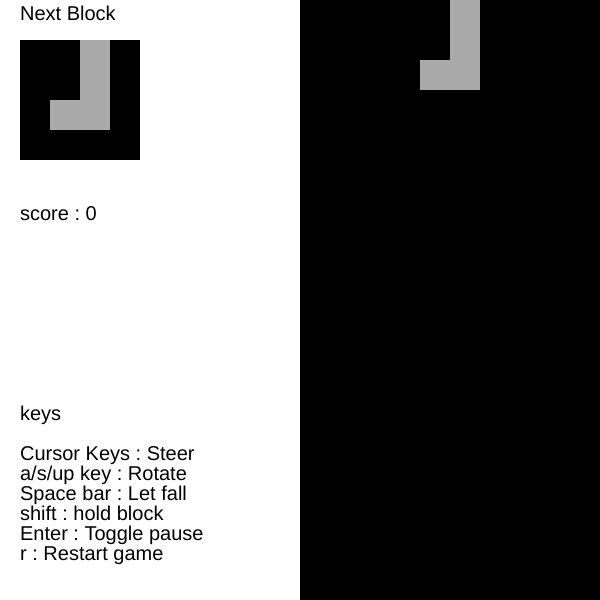
Frame 1 (no input)
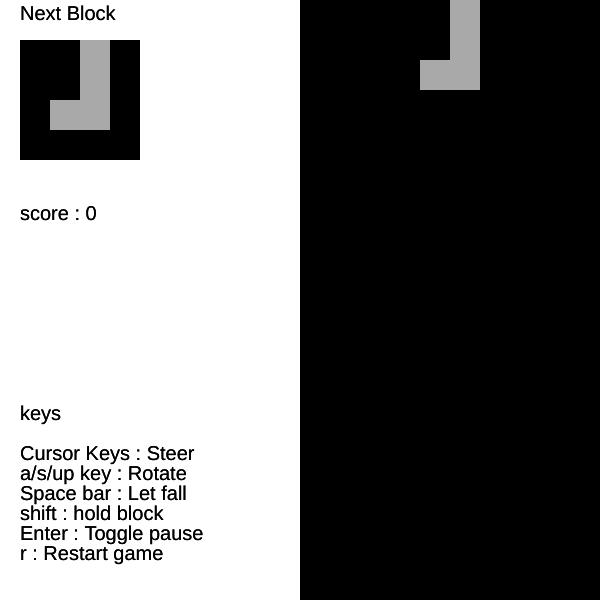
Frame 2 (the mouse pressed at the canvas centre, redrawn once)

The p5.js sketch that drew these frames (run headless with seeded random() and noise() and a simulated clock; the mouse was pressed at the canvas centre and the sketch redrawn once):

// p5.js sketch
// ── sketch.js
var BOARD_WIDTH = 10;
var BOARD_HEIGHT = 20;

var BLOCK_WIDTH = 30;
var BLOCK_HEIGHT = 30;

var FALLING_TIME = 400;

var KEY_ENTER = 13;
var KEY_SPACE = 32;
var KEY_LEFT = 37;
var KEY_RIGHT = 39;
var KEY_DOWN = 40;
var KEY_UP = 38;
var KEY_A = 65;
var KEY_S = 83;
var KEY_R = 82;


var BLOCKS = [
  [
    [0,0,0,0],
    [0,1,1,0],
    [0,1,1,0],
    [0,0,0,0],
  ],
  [
    [0,0,1,0],
    [0,0,1,0],
    [0,0,1,0],
    [0,0,1,0],
  ],
  [
    [0,0,0,0],
    [0,1,1,0],
    [0,0,1,1],
    [0,0,0,0],
  ],
  [
    [0,0,0,0],
    [0,0,1,1],
    [0,1,1,0],
    [0,0,0,0],
  ],
  [
    [0,0,1,0],
    [0,1,1,0],
    [0,0,1,0],
    [0,0,0,0],
  ],
  [
    [0,1,0,0],
    [0,1,0,0],
    [0,1,1,0],
    [0,0,0,0],
  ],
  [
    [0,0,1,0],
    [0,0,1,0],
    [0,1,1,0],
    [0,0,0,0],
  ]
];

var game;

function rotateRight(block){
  return [
    [block[3][0],block[2][0],block[1][0],block[0][0]],
    [block[3][1],block[2][1],block[1][1],block[0][1]],
    [block[3][2],block[2][2],block[1][2],block[0][2]],
    [block[3][3],block[2][3],block[1][3],block[0][3]]
  ];
}

function rotateLeft(block){
  return [
    [block[0][3],block[1][3],block[2][3],block[3][3]],
    [block[0][2],block[1][2],block[2][2],block[3][2]],
    [block[0][1],block[1][1],block[2][1],block[3][1]],
    [block[0][0],block[1][0],block[2][0],block[3][0]]
  ];
}

function intersectCheck(y,x,block,board){
  for(var i = 0; i < 4; i++){
    for(var j = 0; j < 4; j++){
      if(block[i][j]){
        if( i + y >= BOARD_HEIGHT || j + x >= BOARD_WIDTH || j + x < 0 || board[y+i][x+j]){
          return true; /* 움직였을 때 어떤 물체 또는 board 끝에 겹침을 뜻함*/
        }
      }
    }
  }
  return false;
}

function applyBlock(y,x,block,board){
  var newBoard = [];

  for(var i =0; i<BOARD_HEIGHT; i++){
    newBoard[i] = board[i].slice();
  }

  for(var i = 0; i < 4; i++){
    for(var j = 0; j < 4; j++){
      if(block[i][j]){
        newBoard[i+y][j+x] = 1;
      }
    }
  }
  return newBoard;
}

function deleteLine(board){
    var newBoard = [];
    var count = BOARD_HEIGHT;
    for(var i=BOARD_HEIGHT; i --> 0;){
      for(var j=0; j<BOARD_WIDTH; j++){
        if(!board[i][j]){/* 0인 성분이 있으면 한줄이 다 안 채워진 것이므로 붙여넣기 해 준다.*/
          /*--count로 아래부터 새로운 board를 채워주는 이유는 맨 아래줄부터 1로 채워진 줄이 있다면 자동적으로
          새로운 board에는 추가되지 않기 때문이다. 이 이후에 맨위부터 count까지는 0으로 채워 주어야 한다.*/
          newBoard[--count] = board[i].slice();
          break;
        }
      }
    }

    for(var i = 0; i < count; i++){
      newBoard[i] = [];
      for(var j = 0; j < BOARD_WIDTH; j++){
        newBoard[i][j] = 0;
      }
    }

    return {
      'board' : newBoard,
      'deletedLineCount' : count
    };
}

function randomBlock(){
  return BLOCKS[Math.floor(Math.random()*BLOCKS.length)];
}

function TetrisGame(){
  this.blockX = 3;
  this.blockY = 0;
  this.isGameOver = false;
  this.isPause = false;
  this.score = 0;
  this.currentBlock = randomBlock();
  this.nextBlock = randomBlock();
  this.holdable = true;
  this.holdBlock = [
    [0,0,0,0],
    [0,0,0,0],
    [0,0,0,0],
    [0,0,0,0]
  ];

  this.board = [];

  for(var i = 0; i < BOARD_HEIGHT; i++){
    this.board[i] = [];
    for(var j = 0; j< BOARD_WIDTH; j++){
      this.board[i][j] = 0;
    }
  }
}

/*interval 함수의 인자로 쓰일 함수이다. 시간 간격 이후에 할 일을 정의한다.*/
TetrisGame.prototype.go = function() {
  if(this.getisGameover()){
    return false;
  }

  if(intersectCheck(this.blockY + 1, this.blockX ,this.currentBlock, this.board)){
    this.board = applyBlock(this.blockY, this.blockX ,this.currentBlock, this.board);
    var r = deleteLine(this.board);
    this.board = r.board;
    this.score += r.deletedLineCount*r.deletedLineCount*10;
    this.setHoldable(true);
    if(intersectCheck( 0, 3 ,this.nextBlock, this.board)){
      this.setIsGameover(true);
    }else{
      this.currentBlock = this.nextBlock;
      this.nextBlock = randomBlock();
      this.blockX = 3;
      this.blockY = 0;
    }
  }else{
    this.blockY += 1;

  }
  return true;
}

TetrisGame.prototype.steerLeft = function() {
if(!intersectCheck(this.blockY, this.blockX - 1 ,this.currentBlock, this.board)){
   this.blockX -= 1;
}
}

TetrisGame.prototype.steerRight = function() {
if(!intersectCheck(this.blockY, this.blockX + 1 ,this.currentBlock, this.board)){
   this.blockX += 1;
}
}

TetrisGame.prototype.steerDown = function() {
if(!intersectCheck(this.blockY+1, this.blockX ,this.currentBlock, this.board)){
   this.blockY += 1;
}
}

TetrisGame.prototype.rotateLeft = function() {
var newBlock = rotateLeft(this.currentBlock);
if(!intersectCheck(this.blockY, this.blockX ,newBlock, this.board)){
   this.currentBlock = newBlock;
}
}

TetrisGame.prototype.rotateRight = function() {
var newBlock = rotateRight(this.currentBlock);
if(!intersectCheck(this.blockY, this.blockX ,newBlock, this.board)){
   this.currentBlock = newBlock;
}
}

TetrisGame.prototype.letFall = function() {
  while(!intersectCheck(this.blockY + 1, this.blockX ,this.currentBlock, this.board)){
     this.blockY += 1;
  }
  this.go();
}

TetrisGame.prototype.hold = function() {
this.holdable = false;
if(this.holdBlock.indexOf("1") === -1){
 for(var i = 0; i<4; i++){
   this.holdBlock[i] = this.currentBlock[i].slice();
 }
 for(var i = 0; i<4; i++){
   this.currentBlock[i] = this.nextBlock[i].slice();
 }
 this.nextBlock = randomBlock();
}else{
 var tempblock = [];
 for(var i = 0; i<4; i++){
   this.tempblock[i] = this.holdBlock[i].slice();
 }
 for(var i = 0; i<4; i++){
   this.holdBlock[i] = this.currentBlock[i].slice();
 }
 for(var i = 0; i<4; i++){
   this.currentBlock[i] = this.tempblock[i].slice();
 }
}
}

TetrisGame.prototype.getBlockX = function() {
return this.blockX;
}

TetrisGame.prototype.getBlockY = function() {
return this.blockY;
}

TetrisGame.prototype.getisGameover = function() {
return this.isGameOver;
}

TetrisGame.prototype.getisPause = function() {
return this.isPause;
}

TetrisGame.prototype.setIsGameover = function(bool) {
this.isGameOver = bool;
}

TetrisGame.prototype.setIsPause = function(bool) {
this.isPause = bool;
}

TetrisGame.prototype.getScore = function() {
return this.score;
}
TetrisGame.prototype.getCurrentBlock = function() {
return this.currentBlock;
}

TetrisGame.prototype.getNextBlock = function() {
return this.nextBlock;
}

TetrisGame.prototype.setHoldBlock = function(input) {
this.holdBlock = input;
}

TetrisGame.prototype.getHoldBlock = function() {
return this.holdBlock;
}

TetrisGame.prototype.getHoldable = function() {
return this.holdable;
}

TetrisGame.prototype.setHoldable = function(input) {
this.holdable = input;
}

TetrisGame.prototype.getBoard = function() {
return applyBlock(this.blockY, this.blockX ,this.currentBlock, this.board);
}

function setup() {
  createCanvas(600, 600);
  noStroke();
  textSize(20);
  frameRate(30);
  noLoop();
  tetris_run();
}

function draw(){
    draw_tetrisLeftPanel(game);
    draw_tetrisRightPanel(game);
}

function tetris_run() {
  game = new TetrisGame();

  play();

  function play() {
    var intervalHandler = setInterval(
      function () {
        if (game.go()){
          redraw();
        }
      },
      FALLING_TIME
    );
  }
}

function keyPressed(){
  var consumed = true;
  var mustpause = false;
  if(keyCode === ENTER){

  }else if(key === 'R'){
    game = new TetrisGame();
  }else if(key === 'A'){
    game = new TetrisGame();
  }else if(key === 'S'){
    game = new TetrisGame();
  }else if(keyCode === 32){
    game.letFall();
  }else if(keyCode === LEFT_ARROW){
    game.steerLeft();
  }else if(keyCode === RIGHT_ARROW){
    game.steerRight();
  }else if(keyCode === DOWN_ARROW){
    game.steerDown();
  }else if(keyCode === UP_ARROW){
    game.rotateRight();
  }
}

function draw_tetrisRightPanel(game){
  var board = game.getBoard();
  draw_tetrisBoard(board);
}

function draw_tetrisBoard(board){
  draw_block(board,BOARD_HEIGHT,BOARD_WIDTH,300,0);
}

function draw_block(board, rowNum, colNum ,Sx,Sy){
   for(var i = 0; i < rowNum; i++){
    for(var j = 0; j < colNum; j++){
      /*뭔가 for문안에서 push pop이 발생하니 느릴 것 같다.*/
      push();
      translate(Sx + j*BLOCK_WIDTH ,Sy + i*BLOCK_HEIGHT);
      if(board[i][j]){
        fill(color('#A9A9A9'));/*gray*/
        rect(0,0,BLOCK_WIDTH,BLOCK_HEIGHT);
      }else{
        fill(color('#000000'));/*black*/
        rect(0,0,BLOCK_WIDTH,BLOCK_HEIGHT);
      }
      pop();
    }
  }
}

function draw_tetrisLeftPanel(game){
  draw_nextBlock(game.getNextBlock());
  draw_score(false,false);
  draw_keys();
}

function draw_nextBlock(board){
  push();
  translate(0,0);
  text("Next Block", 20, 20);
  draw_block(board,4,4,20,40);
}

function draw_score(isPaused, isGameOver){
  var x=20;
  var y=20;
  var str = 'score : ' + game.getScore();
  push();
  translate(0,200);
  text(str, x, y);

  if(game.getisPause()){
    text("PAUSED", 40, y+=20);
  }

  if(game.getisGameover()){
    text("GAME OVER", 40, y+=20);
  }

  pop();
}

function draw_keys(){
  push();
  translate(0,400);
  text("keys", 20, 20);

  text("Cursor Keys : Steer", 20, 60);
  text("a/s/up key : Rotate", 20, 80);
  text("Space bar : Let fall", 20, 100);
  text("shift : hold block", 20, 120);
  text("Enter : Toggle pause", 20, 140);
  text("r : Restart game", 20, 160);
  pop();
}
